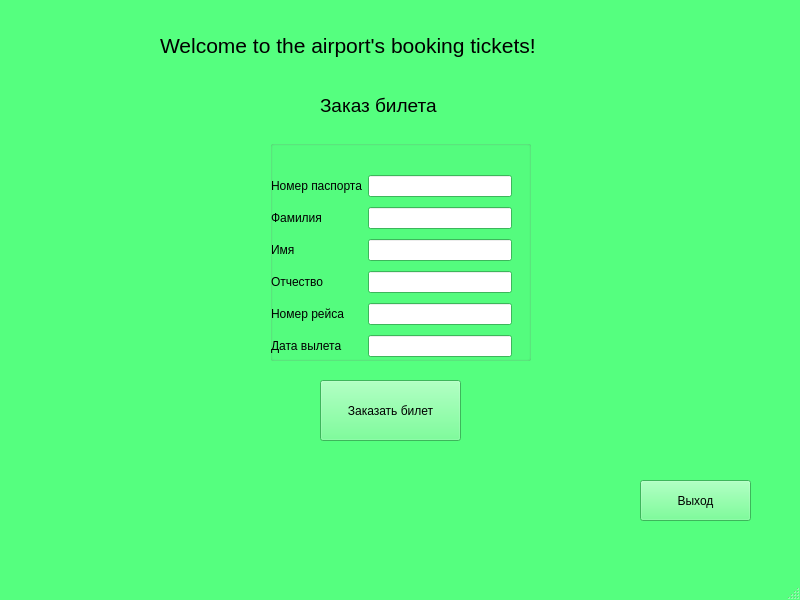
<?xml version="1.0" encoding="UTF-8"?>
<ui version="4.0">
 <class>MainWindow</class>
 <widget class="QMainWindow" name="MainWindow">
  <property name="geometry">
   <rect>
    <x>0</x>
    <y>0</y>
    <width>800</width>
    <height>600</height>
   </rect>
  </property>
  <property name="palette">
   <palette>
    <active>
     <colorrole role="WindowText">
      <brush brushstyle="SolidPattern">
       <color alpha="255">
        <red>0</red>
        <green>0</green>
        <blue>0</blue>
       </color>
      </brush>
     </colorrole>
     <colorrole role="Button">
      <brush brushstyle="SolidPattern">
       <color alpha="255">
        <red>85</red>
        <green>255</green>
        <blue>127</blue>
       </color>
      </brush>
     </colorrole>
     <colorrole role="Light">
      <brush brushstyle="SolidPattern">
       <color alpha="255">
        <red>212</red>
        <green>255</green>
        <blue>223</blue>
       </color>
      </brush>
     </colorrole>
     <colorrole role="Midlight">
      <brush brushstyle="SolidPattern">
       <color alpha="255">
        <red>148</red>
        <green>255</green>
        <blue>175</blue>
       </color>
      </brush>
     </colorrole>
     <colorrole role="Dark">
      <brush brushstyle="SolidPattern">
       <color alpha="255">
        <red>42</red>
        <green>127</green>
        <blue>63</blue>
       </color>
      </brush>
     </colorrole>
     <colorrole role="Mid">
      <brush brushstyle="SolidPattern">
       <color alpha="255">
        <red>57</red>
        <green>170</green>
        <blue>85</blue>
       </color>
      </brush>
     </colorrole>
     <colorrole role="Text">
      <brush brushstyle="SolidPattern">
       <color alpha="255">
        <red>0</red>
        <green>0</green>
        <blue>0</blue>
       </color>
      </brush>
     </colorrole>
     <colorrole role="BrightText">
      <brush brushstyle="SolidPattern">
       <color alpha="255">
        <red>255</red>
        <green>255</green>
        <blue>255</blue>
       </color>
      </brush>
     </colorrole>
     <colorrole role="ButtonText">
      <brush brushstyle="SolidPattern">
       <color alpha="255">
        <red>0</red>
        <green>0</green>
        <blue>0</blue>
       </color>
      </brush>
     </colorrole>
     <colorrole role="Base">
      <brush brushstyle="SolidPattern">
       <color alpha="255">
        <red>255</red>
        <green>255</green>
        <blue>255</blue>
       </color>
      </brush>
     </colorrole>
     <colorrole role="Window">
      <brush brushstyle="SolidPattern">
       <color alpha="255">
        <red>85</red>
        <green>255</green>
        <blue>127</blue>
       </color>
      </brush>
     </colorrole>
     <colorrole role="Shadow">
      <brush brushstyle="SolidPattern">
       <color alpha="255">
        <red>0</red>
        <green>0</green>
        <blue>0</blue>
       </color>
      </brush>
     </colorrole>
     <colorrole role="AlternateBase">
      <brush brushstyle="SolidPattern">
       <color alpha="255">
        <red>170</red>
        <green>255</green>
        <blue>191</blue>
       </color>
      </brush>
     </colorrole>
     <colorrole role="ToolTipBase">
      <brush brushstyle="SolidPattern">
       <color alpha="255">
        <red>255</red>
        <green>255</green>
        <blue>220</blue>
       </color>
      </brush>
     </colorrole>
     <colorrole role="ToolTipText">
      <brush brushstyle="SolidPattern">
       <color alpha="255">
        <red>0</red>
        <green>0</green>
        <blue>0</blue>
       </color>
      </brush>
     </colorrole>
     <colorrole role="PlaceholderText">
      <brush brushstyle="SolidPattern">
       <color alpha="128">
        <red>0</red>
        <green>0</green>
        <blue>0</blue>
       </color>
      </brush>
     </colorrole>
    </active>
    <inactive>
     <colorrole role="WindowText">
      <brush brushstyle="SolidPattern">
       <color alpha="255">
        <red>0</red>
        <green>0</green>
        <blue>0</blue>
       </color>
      </brush>
     </colorrole>
     <colorrole role="Button">
      <brush brushstyle="SolidPattern">
       <color alpha="255">
        <red>85</red>
        <green>255</green>
        <blue>127</blue>
       </color>
      </brush>
     </colorrole>
     <colorrole role="Light">
      <brush brushstyle="SolidPattern">
       <color alpha="255">
        <red>212</red>
        <green>255</green>
        <blue>223</blue>
       </color>
      </brush>
     </colorrole>
     <colorrole role="Midlight">
      <brush brushstyle="SolidPattern">
       <color alpha="255">
        <red>148</red>
        <green>255</green>
        <blue>175</blue>
       </color>
      </brush>
     </colorrole>
     <colorrole role="Dark">
      <brush brushstyle="SolidPattern">
       <color alpha="255">
        <red>42</red>
        <green>127</green>
        <blue>63</blue>
       </color>
      </brush>
     </colorrole>
     <colorrole role="Mid">
      <brush brushstyle="SolidPattern">
       <color alpha="255">
        <red>57</red>
        <green>170</green>
        <blue>85</blue>
       </color>
      </brush>
     </colorrole>
     <colorrole role="Text">
      <brush brushstyle="SolidPattern">
       <color alpha="255">
        <red>0</red>
        <green>0</green>
        <blue>0</blue>
       </color>
      </brush>
     </colorrole>
     <colorrole role="BrightText">
      <brush brushstyle="SolidPattern">
       <color alpha="255">
        <red>255</red>
        <green>255</green>
        <blue>255</blue>
       </color>
      </brush>
     </colorrole>
     <colorrole role="ButtonText">
      <brush brushstyle="SolidPattern">
       <color alpha="255">
        <red>0</red>
        <green>0</green>
        <blue>0</blue>
       </color>
      </brush>
     </colorrole>
     <colorrole role="Base">
      <brush brushstyle="SolidPattern">
       <color alpha="255">
        <red>255</red>
        <green>255</green>
        <blue>255</blue>
       </color>
      </brush>
     </colorrole>
     <colorrole role="Window">
      <brush brushstyle="SolidPattern">
       <color alpha="255">
        <red>85</red>
        <green>255</green>
        <blue>127</blue>
       </color>
      </brush>
     </colorrole>
     <colorrole role="Shadow">
      <brush brushstyle="SolidPattern">
       <color alpha="255">
        <red>0</red>
        <green>0</green>
        <blue>0</blue>
       </color>
      </brush>
     </colorrole>
     <colorrole role="AlternateBase">
      <brush brushstyle="SolidPattern">
       <color alpha="255">
        <red>170</red>
        <green>255</green>
        <blue>191</blue>
       </color>
      </brush>
     </colorrole>
     <colorrole role="ToolTipBase">
      <brush brushstyle="SolidPattern">
       <color alpha="255">
        <red>255</red>
        <green>255</green>
        <blue>220</blue>
       </color>
      </brush>
     </colorrole>
     <colorrole role="ToolTipText">
      <brush brushstyle="SolidPattern">
       <color alpha="255">
        <red>0</red>
        <green>0</green>
        <blue>0</blue>
       </color>
      </brush>
     </colorrole>
     <colorrole role="PlaceholderText">
      <brush brushstyle="SolidPattern">
       <color alpha="128">
        <red>0</red>
        <green>0</green>
        <blue>0</blue>
       </color>
      </brush>
     </colorrole>
    </inactive>
    <disabled>
     <colorrole role="WindowText">
      <brush brushstyle="SolidPattern">
       <color alpha="255">
        <red>42</red>
        <green>127</green>
        <blue>63</blue>
       </color>
      </brush>
     </colorrole>
     <colorrole role="Button">
      <brush brushstyle="SolidPattern">
       <color alpha="255">
        <red>85</red>
        <green>255</green>
        <blue>127</blue>
       </color>
      </brush>
     </colorrole>
     <colorrole role="Light">
      <brush brushstyle="SolidPattern">
       <color alpha="255">
        <red>212</red>
        <green>255</green>
        <blue>223</blue>
       </color>
      </brush>
     </colorrole>
     <colorrole role="Midlight">
      <brush brushstyle="SolidPattern">
       <color alpha="255">
        <red>148</red>
        <green>255</green>
        <blue>175</blue>
       </color>
      </brush>
     </colorrole>
     <colorrole role="Dark">
      <brush brushstyle="SolidPattern">
       <color alpha="255">
        <red>42</red>
        <green>127</green>
        <blue>63</blue>
       </color>
      </brush>
     </colorrole>
     <colorrole role="Mid">
      <brush brushstyle="SolidPattern">
       <color alpha="255">
        <red>57</red>
        <green>170</green>
        <blue>85</blue>
       </color>
      </brush>
     </colorrole>
     <colorrole role="Text">
      <brush brushstyle="SolidPattern">
       <color alpha="255">
        <red>42</red>
        <green>127</green>
        <blue>63</blue>
       </color>
      </brush>
     </colorrole>
     <colorrole role="BrightText">
      <brush brushstyle="SolidPattern">
       <color alpha="255">
        <red>255</red>
        <green>255</green>
        <blue>255</blue>
       </color>
      </brush>
     </colorrole>
     <colorrole role="ButtonText">
      <brush brushstyle="SolidPattern">
       <color alpha="255">
        <red>42</red>
        <green>127</green>
        <blue>63</blue>
       </color>
      </brush>
     </colorrole>
     <colorrole role="Base">
      <brush brushstyle="SolidPattern">
       <color alpha="255">
        <red>85</red>
        <green>255</green>
        <blue>127</blue>
       </color>
      </brush>
     </colorrole>
     <colorrole role="Window">
      <brush brushstyle="SolidPattern">
       <color alpha="255">
        <red>85</red>
        <green>255</green>
        <blue>127</blue>
       </color>
      </brush>
     </colorrole>
     <colorrole role="Shadow">
      <brush brushstyle="SolidPattern">
       <color alpha="255">
        <red>0</red>
        <green>0</green>
        <blue>0</blue>
       </color>
      </brush>
     </colorrole>
     <colorrole role="AlternateBase">
      <brush brushstyle="SolidPattern">
       <color alpha="255">
        <red>85</red>
        <green>255</green>
        <blue>127</blue>
       </color>
      </brush>
     </colorrole>
     <colorrole role="ToolTipBase">
      <brush brushstyle="SolidPattern">
       <color alpha="255">
        <red>255</red>
        <green>255</green>
        <blue>220</blue>
       </color>
      </brush>
     </colorrole>
     <colorrole role="ToolTipText">
      <brush brushstyle="SolidPattern">
       <color alpha="255">
        <red>0</red>
        <green>0</green>
        <blue>0</blue>
       </color>
      </brush>
     </colorrole>
     <colorrole role="PlaceholderText">
      <brush brushstyle="SolidPattern">
       <color alpha="128">
        <red>0</red>
        <green>0</green>
        <blue>0</blue>
       </color>
      </brush>
     </colorrole>
    </disabled>
   </palette>
  </property>
  <property name="windowTitle">
   <string>MainWindow</string>
  </property>
  <widget class="QWidget" name="centralwidget">
   <widget class="QLabel" name="label">
    <property name="geometry">
     <rect>
      <x>320</x>
      <y>80</y>
      <width>181</width>
      <height>51</height>
     </rect>
    </property>
    <property name="font">
     <font>
      <pointsize>14</pointsize>
     </font>
    </property>
    <property name="text">
     <string>Заказ билета</string>
    </property>
   </widget>
   <widget class="QPushButton" name="pushButtonOrderTicket">
    <property name="geometry">
     <rect>
      <x>320</x>
      <y>380</y>
      <width>141</width>
      <height>61</height>
     </rect>
    </property>
    <property name="text">
     <string>Заказать билет</string>
    </property>
   </widget>
   <widget class="QLabel" name="label_8">
    <property name="geometry">
     <rect>
      <x>160</x>
      <y>30</y>
      <width>491</width>
      <height>31</height>
     </rect>
    </property>
    <property name="font">
     <font>
      <pointsize>16</pointsize>
     </font>
    </property>
    <property name="text">
     <string>Welcome to the airport's booking tickets!</string>
    </property>
   </widget>
   <widget class="QGroupBox" name="groupBox">
    <property name="geometry">
     <rect>
      <x>270</x>
      <y>140</y>
      <width>261</width>
      <height>221</height>
     </rect>
    </property>
    <property name="title">
     <string/>
    </property>
    <widget class="QWidget" name="layoutWidget">
     <property name="geometry">
      <rect>
       <x>1</x>
       <y>31</y>
       <width>241</width>
       <height>193</height>
      </rect>
     </property>
     <layout class="QGridLayout" name="gridLayout">
      <item row="0" column="0">
       <widget class="QLabel" name="label_2">
        <property name="text">
         <string>Номер паспорта</string>
        </property>
       </widget>
      </item>
      <item row="0" column="1">
       <widget class="QLineEdit" name="lineEditPassportNumber"/>
      </item>
      <item row="1" column="0">
       <widget class="QLabel" name="label_3">
        <property name="text">
         <string>Фамилия</string>
        </property>
       </widget>
      </item>
      <item row="1" column="1">
       <widget class="QLineEdit" name="lineEditLastname"/>
      </item>
      <item row="2" column="0">
       <widget class="QLabel" name="label_4">
        <property name="text">
         <string>Имя</string>
        </property>
       </widget>
      </item>
      <item row="2" column="1">
       <widget class="QLineEdit" name="lineEditFirstName"/>
      </item>
      <item row="3" column="0">
       <widget class="QLabel" name="label_5">
        <property name="text">
         <string>Отчество</string>
        </property>
       </widget>
      </item>
      <item row="3" column="1">
       <widget class="QLineEdit" name="lineEditPatronymic"/>
      </item>
      <item row="4" column="0">
       <widget class="QLabel" name="label_6">
        <property name="text">
         <string>Номер рейса</string>
        </property>
       </widget>
      </item>
      <item row="4" column="1">
       <widget class="QLineEdit" name="lineEditRaceNumber"/>
      </item>
      <item row="5" column="0">
       <widget class="QLabel" name="label_7">
        <property name="text">
         <string>Дата вылета</string>
        </property>
       </widget>
      </item>
      <item row="5" column="1">
       <widget class="QLineEdit" name="lineEditDateofFligth"/>
      </item>
     </layout>
    </widget>
   </widget>
   <widget class="QPushButton" name="pushButtonExit">
    <property name="geometry">
     <rect>
      <x>640</x>
      <y>480</y>
      <width>111</width>
      <height>41</height>
     </rect>
    </property>
    <property name="text">
     <string>Выход</string>
    </property>
   </widget>
  </widget>
  <widget class="QMenuBar" name="menubar">
   <property name="geometry">
    <rect>
     <x>0</x>
     <y>0</y>
     <width>800</width>
     <height>26</height>
    </rect>
   </property>
  </widget>
  <widget class="QStatusBar" name="statusbar"/>
 </widget>
 <resources/>
 <connections/>
</ui>
